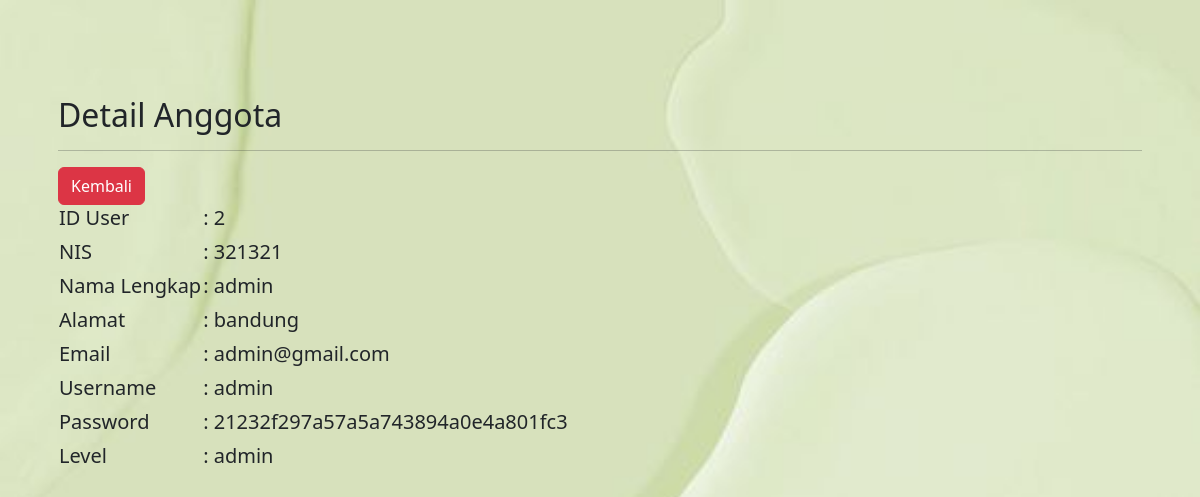
The page /petugas/detail_anggota.php?iduser=2 on the database its author committed.
### tables this page shows
CREATE TABLE `user` (
  `IDuser` int(11) NOT NULL,
  `username` varchar(255) NOT NULL,
  `password` varchar(255) NOT NULL,
  `email` varchar(255) NOT NULL,
  `nis` int(11) NOT NULL,
  `namalengkap` varchar(255) NOT NULL,
  `alamat` text NOT NULL,
  `level` enum('admin','petugas','peminjam') NOT NULL
);

### petugas/detail_anggota.php (the view, shortened to what this page needs)
<!doctype html>
<html lang="en">
  <head>
    <link href="https://cdn.jsdelivr.net/npm/bootstrap@5.3.2/dist/css/bootstrap.min.css" rel="stylesheet">
  </head>
  <body>
    <div class="container" style="margin-top: 5rem;">
        <div class="card-transparant">
            <div class="row">
            <?php
                include '../koneksi.php';
                if(isset($_GET['iduser'])){
                    $iduser = $_GET['iduser'];
                }else{
                    die("Eror, Data Tidak Ditemukan");
                }
                $query = mysqli_query($koneksi, "SELECT * FROM user WHERE iduser='$iduser'");
                $result = mysqli_fetch_array($query);
            ?>
                <div class="col m-3">
                <h2>Detail Anggota</h2>
                <hr>
                <table>
                    <tr>
                        <td><h5>ID User</h5></td>
                        <td><h5>: <?php echo $result['IDuser']; ?></h5></td>
                    </tr>
                    <tr>
                        <td><h5>NIS</h5></td>
                        <td><h5>: <?php echo $result['nis']; ?></h5></td>
                    </tr>
                    <tr>
                        <td><h5>Nama Lengkap</h5></td>
                        <td><h5>: <?php echo $result['namalengkap']; ?></h5></td>
                    </tr>
                    <tr>
                        <td><h5>Alamat</h5></td>
                        <td><h5>: <?php echo $result['alamat']; ?></h5></td>
                    </tr>
                    <tr>
                        <td><h5>Email</h5></td>
                        <td><h5>: <?php echo $result['email']; ?></h5></td>
                    </tr>
                    <tr>
                        <td><h5>Username</h5></td>
                        <td><h5>: <?php echo $result['username']; ?></h5></td>
                    </tr>
                    <tr>
                        <td><h5>Password</h5></td>
                        <td><h5>: <?php echo $result['password']; ?></h5></td>
                    </tr>
                    <tr>
                        <td><h5>Level</h5></td>
                        <td><h5>: <?php echo $result['level']; ?></h5></td>
                    </tr>
            <a href="anggota.php" class="btn btn-danger text-white">Kembali</a>
                </table>
                </div>
            </div>
        </div>
    </div>
  </body>
</html>

### petugas/detail_anggota.php (style rules this page uses)
body { background: url(../img/matcha.jpg) no-repeat fixed; -webkit-background-size: 100% 100%; -moz-background-size: 100% 100%; -o-background-size: 100% 100%; background-size: 100% 100%; }

### rows shown on the page
user: IDuser "2", nis "321321", namalengkap "admin", alamat "bandung", email "admin@gmail.com", username "admin", password "21232f297a57a5a743894a0e4a801fc3", level "admin"
